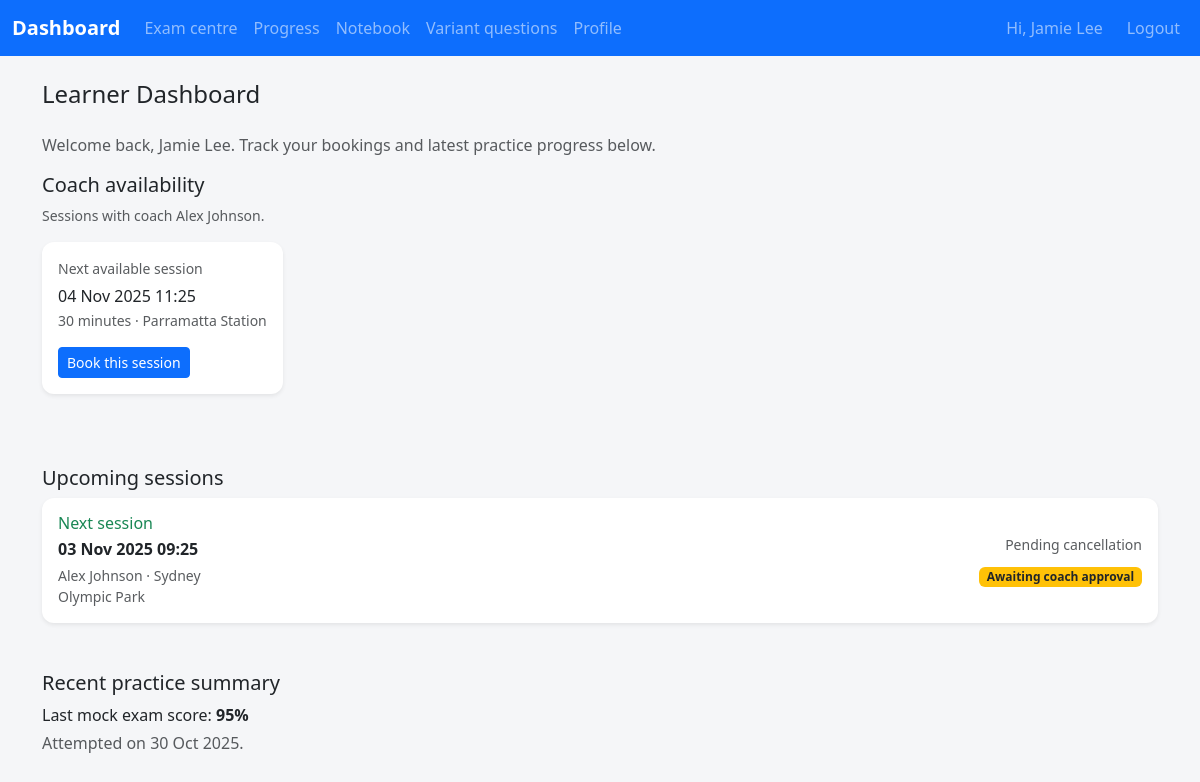
Page /student/dashboard (signed in) on the earlier database version.
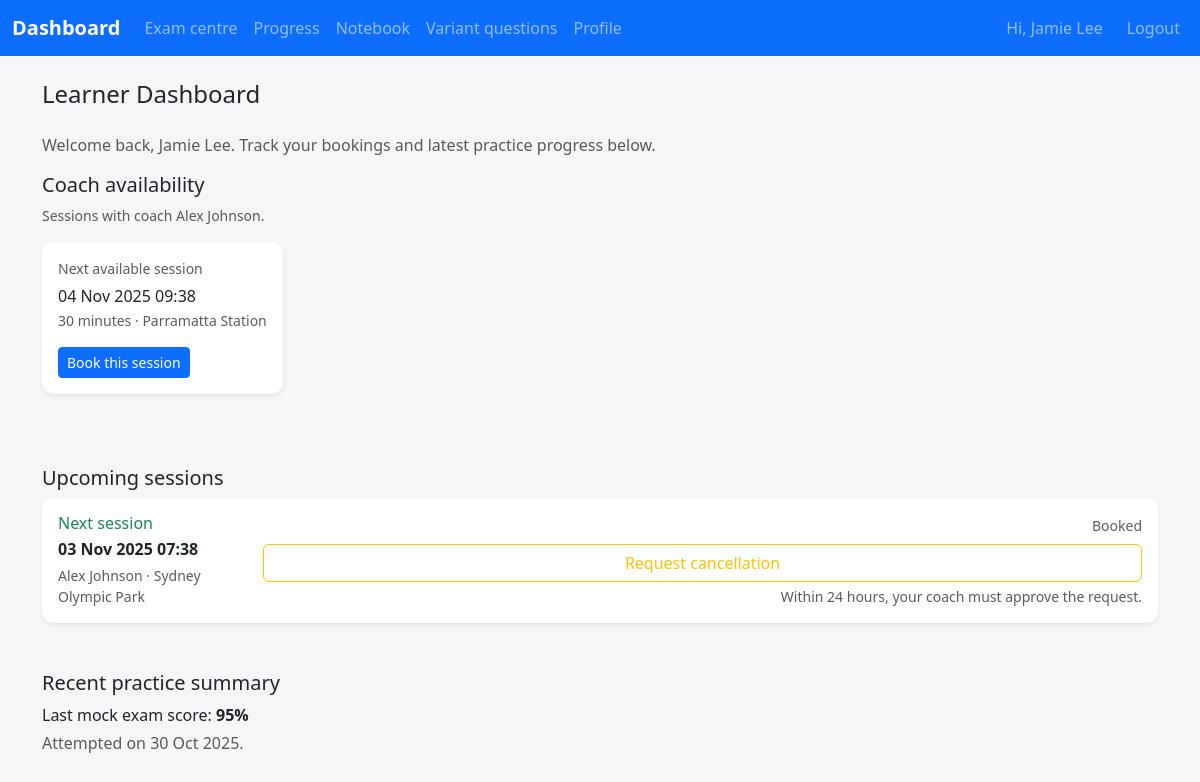
Same page on the later database version.
### app/models.py (models this page shows, shortened)
class AvailabilitySlot(db.Model):
    __tablename__ = "availability_slots"
    id = db.Column(db.Integer, primary_key=True)
    coach_id = db.Column(db.Integer, db.ForeignKey("coaches.id"), nullable=False)
    start_time = db.Column(db.DateTime, nullable=False)
    duration_minutes = db.Column(db.Integer, nullable=False)
    location_text = db.Column(db.String(255), nullable=False)
    status = db.Column(
        Enum("available", "booked", "unavailable", name="slot_status"),
        default="available",
        nullable=False,
    )
    coach = db.relationship("Coach", back_populates="slots")
    appointment = db.relationship(
        "Appointment",
        back_populates="slot",
        uselist=False,
        cascade="all, delete-orphan",
    )
    __table_args__ = (
        CheckConstraint("duration_minutes IN (30, 60)", name="duration_limit"),
        UniqueConstraint("coach_id", "start_time", name="uq_coach_slot_start"),
    )

### app/student/routes.py (the view)
@student_bp.route("/dashboard")
@login_required
def dashboard():
    student = _current_student()
    if not student:
        return _redirect_non_students()
    now = datetime.utcnow()
    upcoming_records = (
        Appointment.query.join(AvailabilitySlot)
        .filter(Appointment.student_id == student.id)
        .filter(Appointment.status.in_(["booked", "pending_cancel"]))
        .filter(AvailabilitySlot.start_time >= now)
        .order_by(AvailabilitySlot.start_time.asc())
        .all()
    )
    upcoming_appointments: list[dict[str, object]] = []
    for record in upcoming_records:
        delta = record.slot.start_time - now
        hours_until = delta.total_seconds() / 3600
        if record.status == "pending_cancel":
            cancel_mode = "pending"
        elif hours_until < 2:
            cancel_mode = "locked"
        elif hours_until < 24:
            cancel_mode = "needs_approval"
        else:
            cancel_mode = "self_service"
        upcoming_appointments.append(
            {
                "appointment": record,
                "hours_until": max(hours_until, 0.0),
                "cancel_mode": cancel_mode,
                "status_label": _t(
                    STATUS_LABELS.get(
                        record.status, record.status.replace("_", " ")
                    )
                ),
            }
        )
    latest_summary = student.mock_exam_summaries[-1] if student.mock_exam_summaries else None
    assigned_coach = student.coach
    available_slots: list[AvailabilitySlot] = []
    if assigned_coach:
        available_slots = (
            AvailabilitySlot.query.filter_by(coach_id=assigned_coach.id, status="available")
            .filter(AvailabilitySlot.start_time >= now)
            .order_by(AvailabilitySlot.start_time.asc())
            .limit(6)
            .all()
        )
    return render_template(
        "student/dashboard.html",
        upcoming_appointments=upcoming_appointments,
        latest_summary=latest_summary,
        available_slots=available_slots,
        assigned_coach=assigned_coach,
    )

### app/coach/routes.py (called while the page is built, shortened)
@coach_bp.before_app_request
def _restrict_student_portal_access():
    if request.blueprint != "coach":
        return None

### app/i18n.py (called while the page is built)
def normalise_language_code(language: str | None) -> str | None:
    if not language:
        return None
    code = language.strip().upper()
    if code in SUPPORTED_LANGUAGES:
        return code
    return None

def ensure_language_code(language: str | None) -> str:
    normalised = normalise_language_code(language)
    return normalised or DEFAULT_LANGUAGE

def translate_text(text: str, language: str, **format_values: str) -> str:
    catalogue = TRANSLATIONS.get(language, {})
    translated = catalogue.get(text, text)
    if format_values:
        try:
            return translated.format(**format_values)
        except (KeyError, IndexError):
            return translated
    return translated

### app/models.py (called while the page is built)
    @property
    def is_student(self) -> bool:
        return True

### app/student/routes.py (called while the page is built)
def _t(message: str, **values: str) -> str:
    language = ensure_language_code(getattr(g, "active_language", DEFAULT_LANGUAGE))
    return translate_text(message, language, **values)

### app/templates/student/dashboard.html (shortened to what the changed rows need)
{% extends 'base.html' %}
{% block content %}
<h1 class="h4 mb-4">{{ _('Learner Dashboard') }}</h1>
<section class="mb-5">
  <h2 class="h5">{{ _('Coach availability') }}</h2>
  {% if not assigned_coach %}
  <div class="alert alert-info" role="alert">
    {{ _('You are not assigned to a coach yet. Contact support to be paired before booking a session.') }}
  </div>
  {% else %}
  {% if available_slots %}
  {% set next_slot = available_slots[0] %}
  <div class="card border-0 shadow-sm mb-4 d-inline-block w-auto">
    <div class="card-body p-3">
      <p class="text-muted small mb-2">{{ _('Next available session') }}</p>
      <h3 class="h6 mb-1">{{ next_slot.start_time.strftime('%d %b %Y %H:%M') }}</h3>
      <p class="text-muted small mb-0">{{ next_slot.duration_minutes }} {{ _('minutes') }} · {{ next_slot.location_text }}</p>
      <form method="post" action="{{ url_for('student.book_slot', slot_id=next_slot.id) }}" class="mt-3">
        <button class="btn btn-primary btn-sm" type="submit">{{ _('Book this session') }}</button>
      </form>
    </div>
  </div>
  {% else %}
  <div class="alert alert-secondary" role="alert">
    {{ _('Your coach has no open times right now. Check back later or message them directly.') }}
  </div>
  {% endif %}
  {% endif %}
</section>
<section class="mb-5">
  <h2 class="h5">{{ _('Upcoming sessions') }}</h2>
  {% if upcoming_appointments %}
  {% set next_entry = upcoming_appointments[0] %}
  {% set next_appointment = next_entry.appointment %}
  <div class="card border-0 shadow-sm mb-3">
    <div class="card-body">
      <div class="d-flex flex-column flex-md-row justify-content-between align-items-md-center gap-3">
        <div>
          <h3 class="h6 text-success mb-1">{{ _('Next session') }}</h3>
          <p class="mb-1 fw-semibold">{{ next_appointment.slot.start_time.strftime('%d %b %Y %H:%M') }}</p>
          <p class="text-muted small mb-0">{{ next_appointment.slot.coach.name }} · {{ next_appointment.slot.location_text }}</p>
        </div>
        <div class="w-100 w-md-auto text-md-end">
          <p class="text-muted small mb-2">{{ next_entry.status_label }}</p>
          {% set cancel_mode = next_entry.cancel_mode %}
          {% if cancel_mode == 'self_service' %}
          <form method="post" action="{{ url_for('student.cancel_appointment', appointment_id=next_appointment.id) }}" class="d-flex gap-2">
            <button class="btn btn-outline-danger w-100 w-md-auto" type="submit">{{ _('Cancel session') }}</button>
          </form>
          {% elif cancel_mode == 'needs_approval' %}
          <form method="post" action="{{ url_for('student.cancel_appointment', appointment_id=next_appointment.id) }}">
            <button class="btn btn-outline-warning w-100 w-md-auto" type="submit">{{ _('Request cancellation') }}</button>
            <div class="form-text text-start text-md-end">{{ _('Within 24 hours, your coach must approve the request.') }}</div>
          </form>
          {% elif cancel_mode == 'pending' %}
          <span class="badge bg-warning text-dark">{{ _('Awaiting coach approval') }}</span>
          {% else %}
          <span class="text-muted small">{{ _('Cancellations closed within 2 hours of start time.') }}</span>
          {% endif %}
        </div>
      </div>
    </div>
  </div>
  {% else %}
  <div class="alert alert-info" role="alert">
    {{ _('You have no upcoming sessions booked. Check with your coach to schedule one.') }}
  </div>
  {% endif %}
</section>
<section>
  <h2 class="h5">{{ _('Recent practice summary') }}</h2>
</section>
{% endblock %}

Differences in the rows shown:
changed AvailabilitySlot "Parramatta Station": start_time "04 Nov 2025 11:25" → "04 Nov 2025 09:38"
changed AvailabilitySlot "Sydney Olympic Park": slot.start_time "03 Nov 2025 09:25" → "03 Nov 2025 07:38"
Other differences:
{{ next_entry.status_label }}: "Pending cancellation" → "Booked"
text no longer shown: "Awaiting coach approval"
text now shown: "Request cancellation Within 24 hours, your coach must approve the request."
